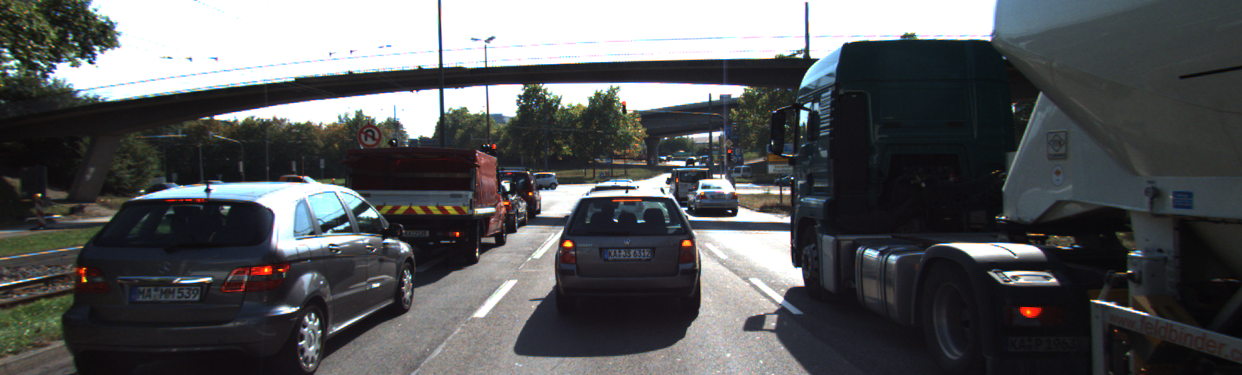
//> input picture Lesson 4 - Tracking Image Features/Intensity Gradient and Filtering/gradient_filtering/images/img1.png, 1242 x 375 px
$ ./gradient_sobel   (built with g++ and OpenCV 4)
//> lines starting //> are read from the running program, lines starting //| are printed output that depends on the picture
#include <iostream>
#include <numeric>
#include <opencv2/core.hpp>
#include <opencv2/highgui.hpp>
#include <opencv2/imgproc.hpp>

using namespace std;

void gradientSobel()
{
    // TODO: Based on the image gradients in both x and y, compute an image
    // which contains the gradient magnitude according to the equation at the
    // beginning of this section for every pixel position. Also, apply different
    // levels of Gaussian blurring before applying the Sobel operator and compare the results.

    // load image from file
    cv::Mat img;
    img = cv::imread("../images/img1.png");
//> img is the input picture: 375 rows x 1242 cols, CV_8UC3; mean B, G, R 90.7, 89.1, 87.5

    // convert image to grayscale
    cv::Mat imgGray;
    cv::cvtColor(img, imgGray, cv::COLOR_BGR2GRAY);
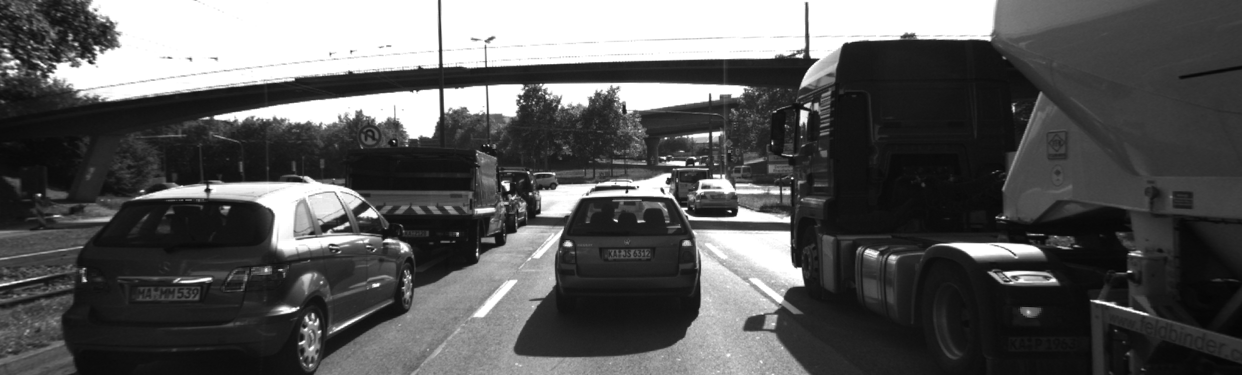
//> imgGray: 375 rows x 1242 cols, CV_8UC1; min 5, max 255, mean 88.8


    // create filter kernel
    float sobel_x[9] = {-1, 0, +1,
                        -2, 0, +2,
                        -1, 0, +1};
    cv::Mat kernel_x = cv::Mat(3, 3, CV_32F, sobel_x);

    // apply filter
    cv::Mat result_x;
    cv::filter2D(imgGray, result_x, -1, kernel_x, cv::Point(-1, -1), 0, cv::BORDER_DEFAULT);
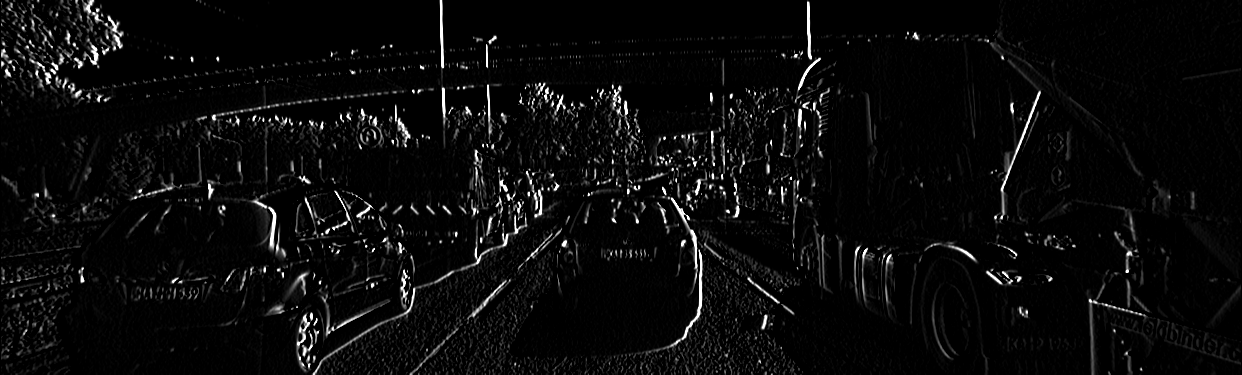
//> result_x: 375 rows x 1242 cols, CV_8UC1; min 0, max 255, mean 10.7

    // show result
    string windowName = "Sobel operator (x-direction)";
    cv::namedWindow( windowName, 1 ); // create window
    cv::imshow(windowName, result_x);
    cv::waitKey(0); // wait for keyboard input before continuing


    // create filter kernel
    float sobel_y[9] = {-1, -2, -1,
                        0, 0, 0,
                        +1, +2, +1};
    cv::Mat kernel_y = cv::Mat(3, 3, CV_32F, sobel_y);

    // apply filter
    cv::Mat result_y;
    cv::filter2D(imgGray, result_y, -1, kernel_y, cv::Point(-1, -1), 0, cv::BORDER_DEFAULT);
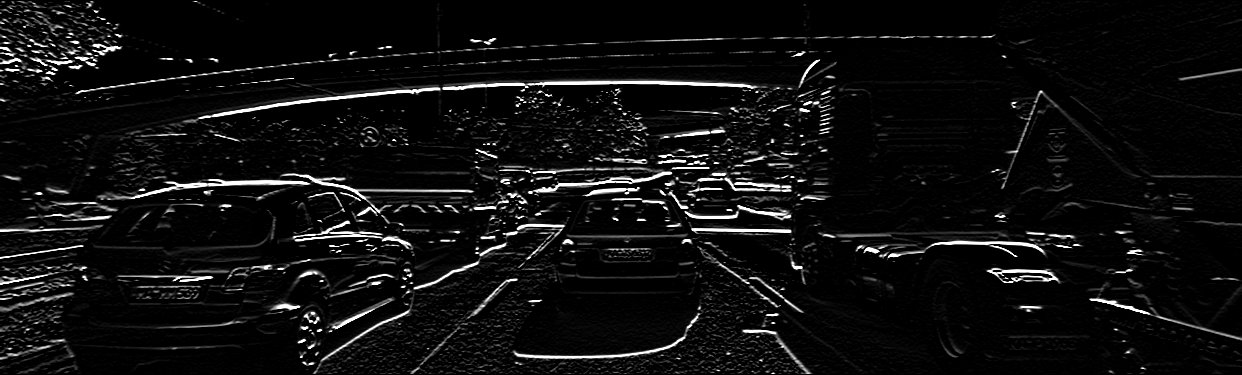
//> result_y: 375 rows x 1242 cols, CV_8UC1; min 0, max 255, mean 15.1

    // show result
    string windowName2 = "Sobel operator (y-direction)";
    cv::namedWindow( windowName2, 1 ); // create window
    cv::imshow(windowName2, result_y);
    cv::waitKey(0); // wait for keyboard input before continuing


}

int main()
{
    gradientSobel();
}

$ run again, with Lesson 4 - Tracking Image Features/Intensity Gradient and Filtering/gradient_filtering/images/img0006.png copied over Lesson 4 - Tracking Image Features/Intensity Gradient and Filtering/gradient_filtering/images/img1.png
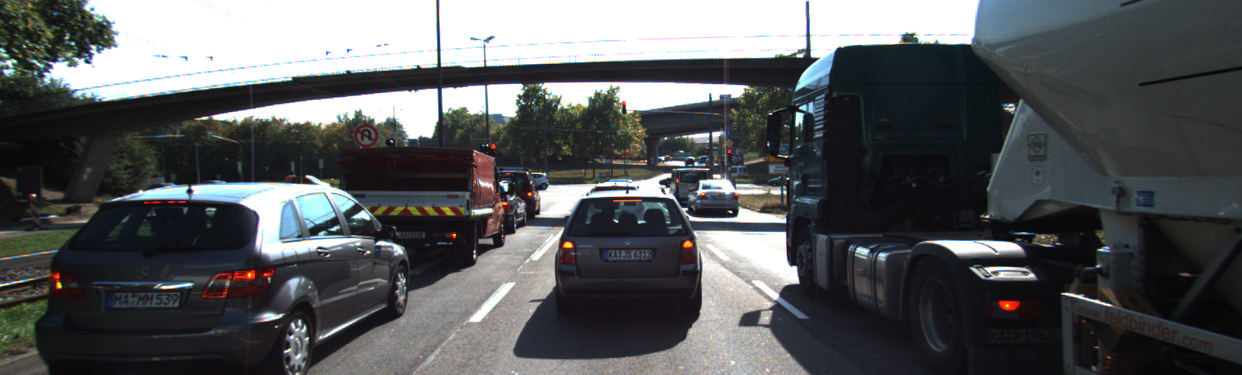
//> input picture Lesson 4 - Tracking Image Features/Intensity Gradient and Filtering/gradient_filtering/images/img0006.png, 1242 x 375 px
//> in gradientSobel, img is the input picture: 375 rows x 1242 cols, CV_8UC3; mean B, G, R 91.1, 89.2, 87.2
//> in gradientSobel, `cv::filter2D(imgGray, result_x, -1, kernel_x, cv::Point(-1, -1), 0, cv..`:
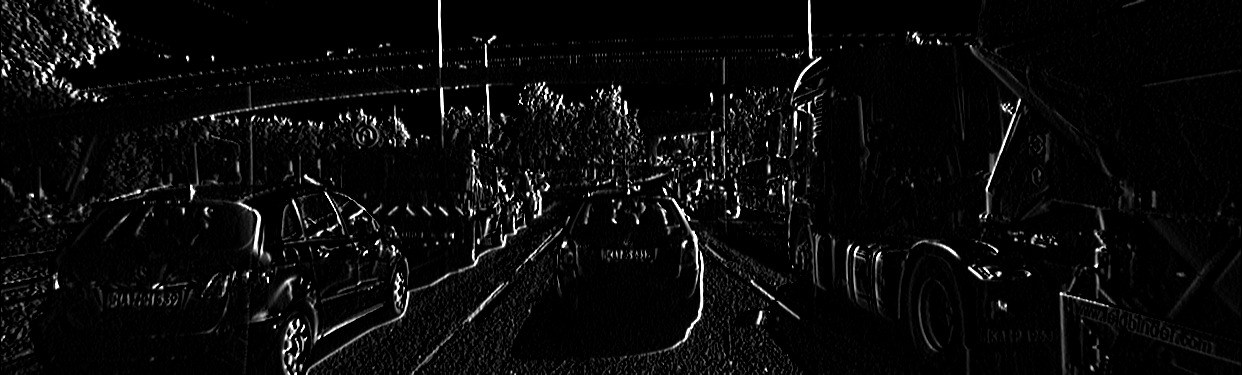
//> result_x: 375 rows x 1242 cols, CV_8UC1; min 0, max 255, mean 10.8
//> in gradientSobel, `cv::filter2D(imgGray, result_y, -1, kernel_y, cv::Point(-1, -1), 0, cv..`:
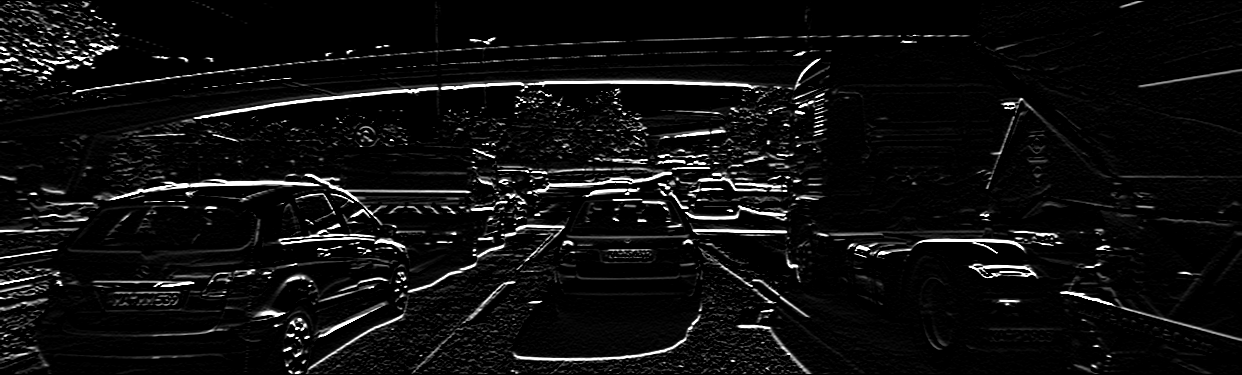
//> result_y: 375 rows x 1242 cols, CV_8UC1; min 0, max 255, mean 15
